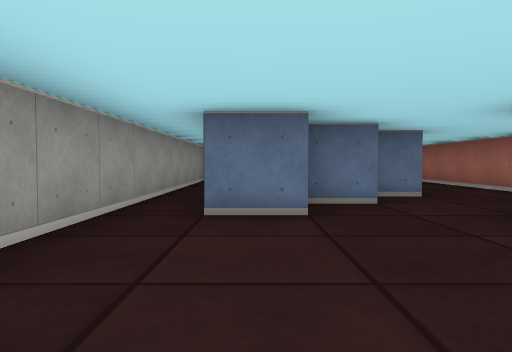
[1] (above)

24 first-person views from a walk through a cub3D ray-caster map. The camera is about half as high as the walls, tilts 2° down and sees 70° across. The floor is counted in squares. Each view is taken from the middle of a square. On the plan, view 1 faces up. The plan holds only what a view shows up to about 9 squares ahead; the rest is blank.

[2]
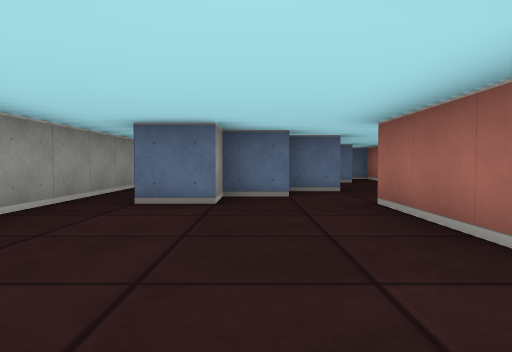

[3]
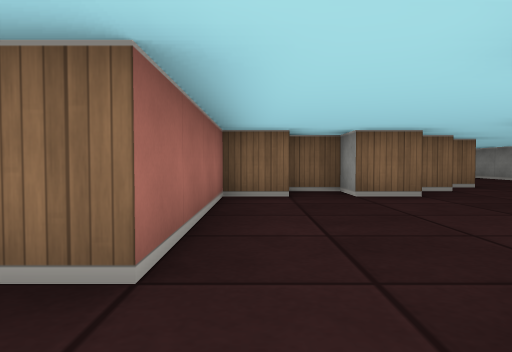

[4]
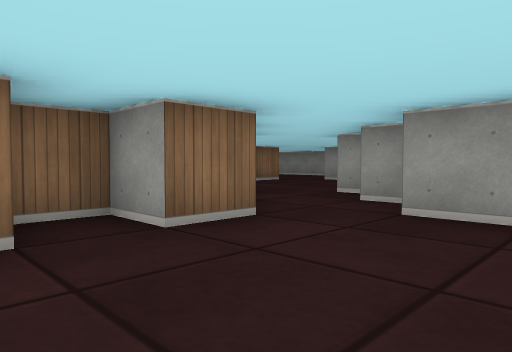

[5]
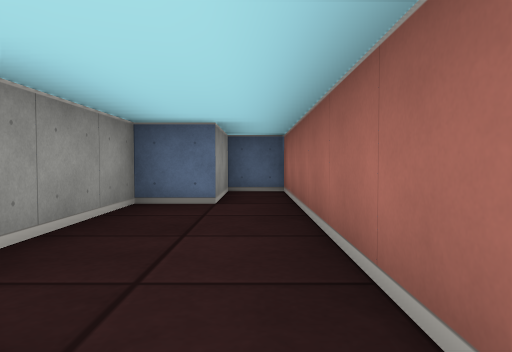

[6]
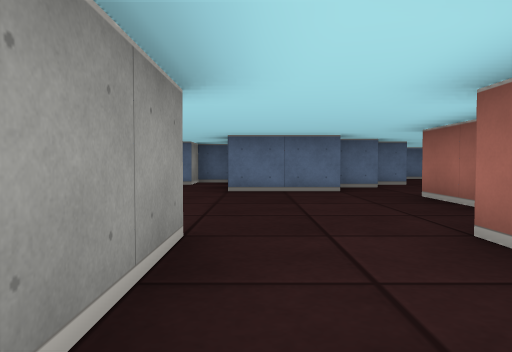

[7]
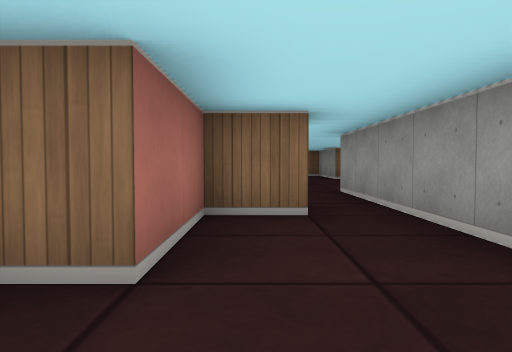

[8]
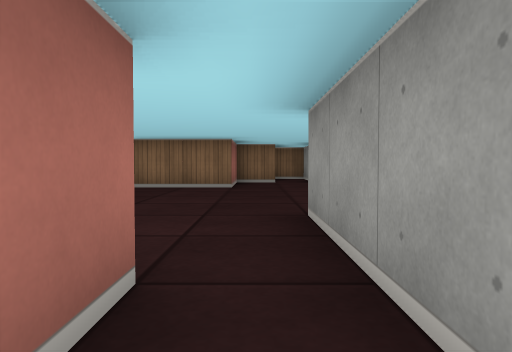

[9]
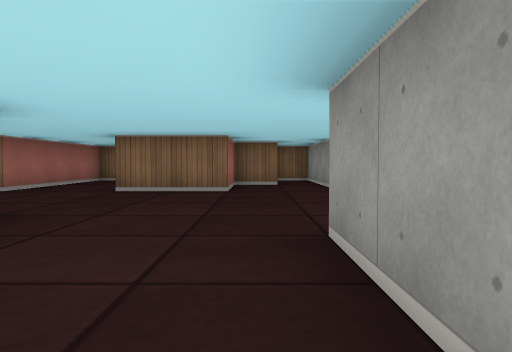

[10]
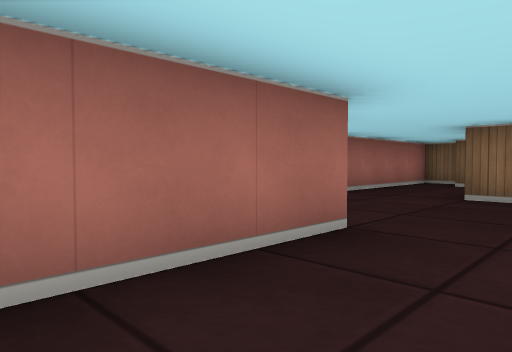

[11]
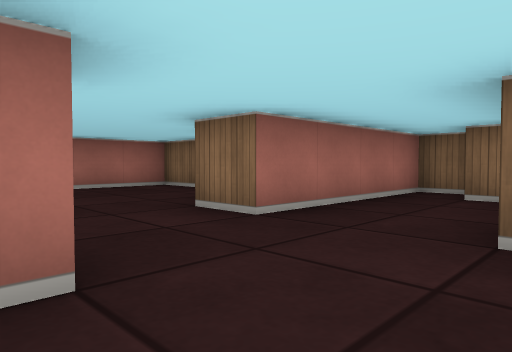

[12]
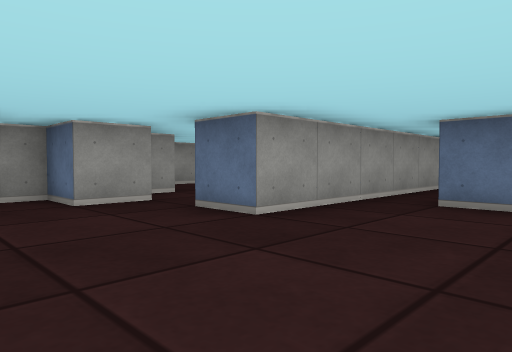

[13]
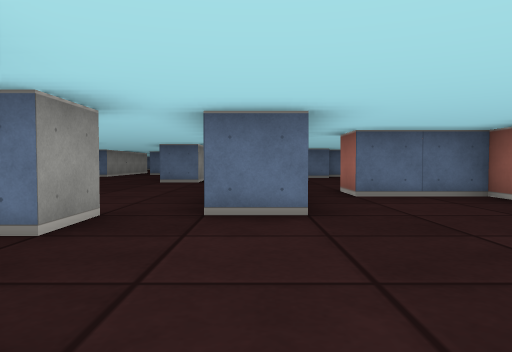

[14]
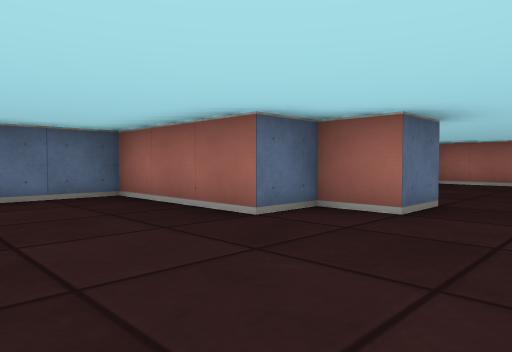

[15]
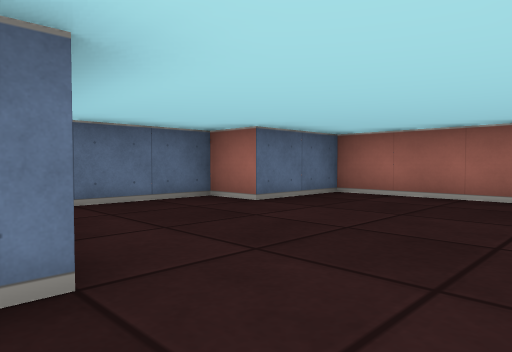

[16]
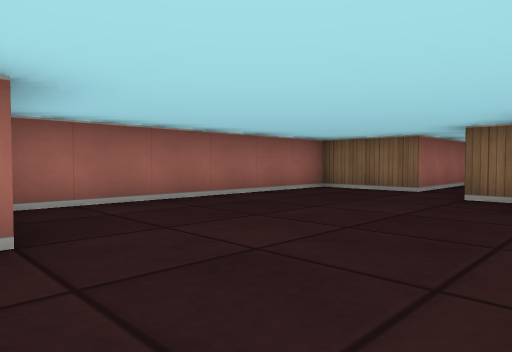

[17]
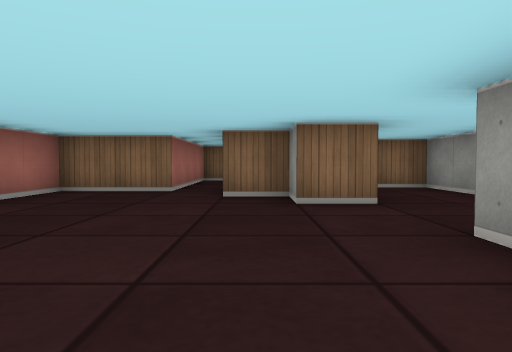

[18]
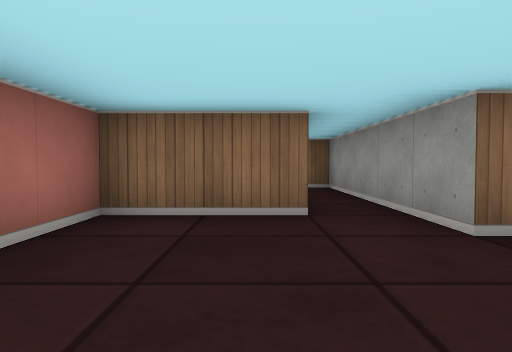

[19]
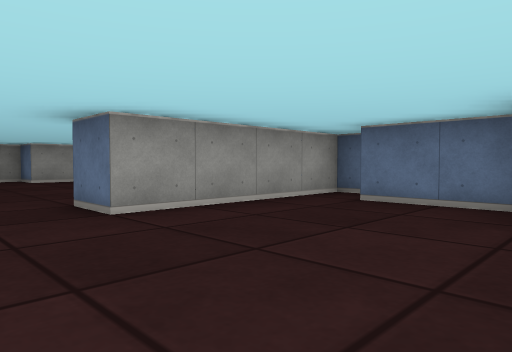

[20]
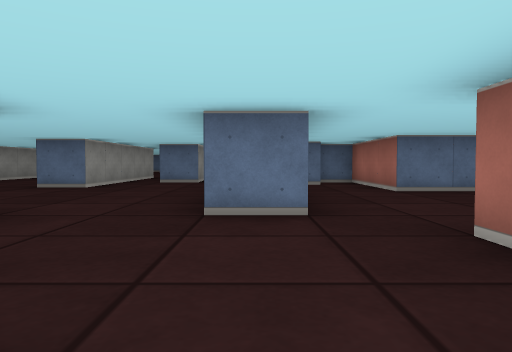

[21]
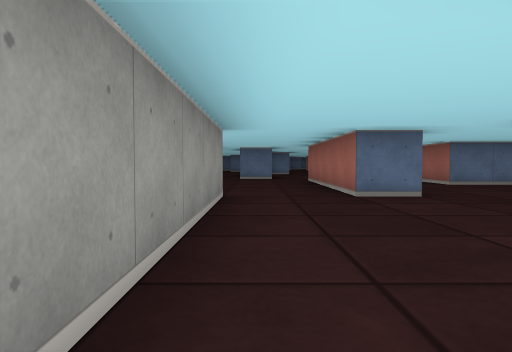

[22]
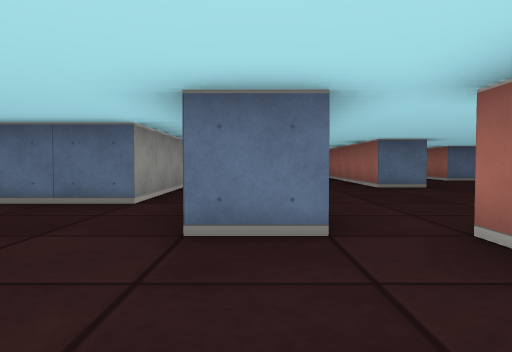

[23]
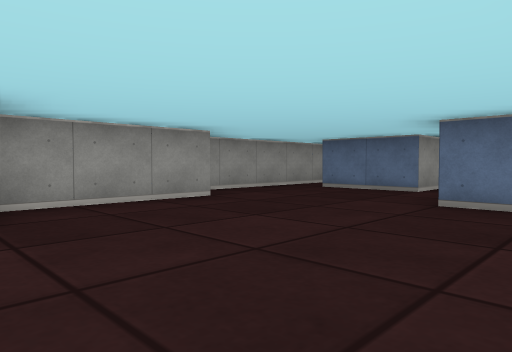

[24]
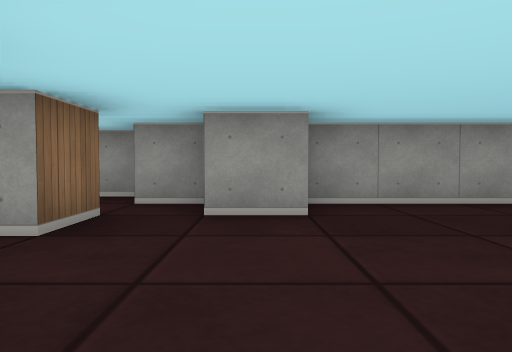

### Floor plan
Points are (right, up) in squares from view 1. A wall is a line through its corners. A room is listed if a view was taken in it or the views show most of it. See-through windows are left out.
Room 1 (views 1, 7, 8)
walls: (-2.5, -3.9) (-2.5, -2.5) (-2, -2.5); (-3.5, -1) (-3.5, -1.5) (-5.5, -1.5) (-5.5, 1); (-5.5, -5.5) (-5.5, -7.5); (-1.5, -1.5) (-0.9, -1.5); (-2.5, 0.1) (-2.5, -0.5) (-3.2, -0.5); (-0.6, -0.5) (0.5, -0.5); (-1.5, 0.5) (-2.2, 0.5); (-4.5, -7.5) (-3.5, -7.5) (-3.5, -5.5) (-2.9, -5.5); (-6.5, 1) (-6.5, 0.5) (-6.9, 0.5)
ways out: opening at (-0.5, 0) to room 2; opening at (-5, -8) to room 3; opening at (-6.5, -5) to room 5
Room 2 (views 2, 3, 4, 5)
walls: (1.6, 4.5) (0.5, 4.5) (0.5, 3.5) (-0.5, 3.5); (2.6, 5.5) (1.5, 5.5); (4.5, 4.6) (4.5, 10.5) (3.5, 10.5) (3.5, 8.5) (2.5, 8.5) (2.5, 6.1); (1.4, -0.5) (2.5, -0.5) (2.5, 3.5) (3.1, 3.5); (0.5, -0.5) (0.5, -1.5) (1.5, -1.5); (-1.5, 9) (-1.5, 0.5)
ways out: opening at (-0.5, 0) to room 1
Room 3 (views 6, 9, 10, 11, 12, 13, 14, 15)
walls: (-2.5, -15.8) (-2.5, -17.5) (-1.5, -17.5); (-6.5, -15.5) (-6.5, -17); (-0.5, -12.5) (-1.5, -12.5) (-1.5, -11.5) (-2.5, -11.5) (-2.5, -8.5) (-4.5, -8.5) (-4.5, -7.5); (-5.6, -16.5) (-4.5, -16.5) (-4.5, -14.5) (-2.5, -14.5); (-7.5, -10.4) (-7.5, -11.5) (-8.5, -11.5) (-8.5, -12.1); (-5.5, -7.5) (-5.5, -10.5) (-6.5, -10.5); (-1.2, -18.5) (-0.5, -18.5) (-0.5, -14.5) (0.5, -14.5)
ways out: opening at (-5, -8) to room 1; opening at (-0.5, -13.5) to room 4; opening at (-7, -10) to room 5
Room 4 (views 16, 17, 18, 19)
walls: (0.5, -14.5) (0.5, -15.5) (1.5, -15.5) (1.5, -20.5) (2, -20.5); (0, -8.5) (-0.5, -8.5) (-0.5, -12.5); (2.5, -19.2) (2.5, -16.5) (4.5, -16.5) (4.5, -10.5) (2.5, -10.5) (2.5, -9.5) (0.5, -9.5)
ways out: opening at (-0.5, -13.5) to room 3
Room 5 (view 20)
walls: (-8.5, -9.5) (-8.5, -10); (-7.4, -4.5) (-8.5, -4.5); (-10.5, -4.5) (-10.5, -9.5)
ways out: opening at (-6.5, -5) to room 1; opening at (-7, -10) to room 3; opening at (-10, -10) to room 6; opening at (-9.5, -4)
Room 6 (views 21, 22, 23, 24)
walls: (-14.5, -10.4) (-14.5, -13.4); (-10.5, -9.5) (-11.5, -9.5); (-13.5, -13.4) (-13.5, -14.5); (-15.5, -6.8) (-15.5, -9.8); (-14.5, -14.6) (-14.5, -15.5); (-13.5, -15.5) (-12.5, -15.5); (-12.5, -4.5) (-12.5, -7.5) (-14.5, -7.5)
ways out: opening at (-10, -10) to room 5; opening at (-14, -16)

Where each view was taken, in squares from view 1:
view 1: 0 up, 0 right, facing up
view 2: 1 down, 1 right, facing up
view 3: 5 up, 2 right, facing down
view 4: 2 up, 2 right, facing down-left
view 5: 4 up, 4 right, facing up
view 6: 8 down, 5 left, facing up
view 7: 4 down, 4 left, facing down
view 8: 7 down, 5 left, facing down
view 9: 8 down, 5 left, facing down
view 10: 9 down, 4 left, facing down-right
view 11: 12 down, 3 left, facing down-right
view 12: 13 down, 3 left, facing up-left
view 13: 14 down, 6 left, facing up
view 14: 14 down, 5 left, facing up-right
view 15: 14 down, 1 left, facing up-right
view 16: 10 down, 0 right, facing down-right
view 17: 10 down, 1 right, facing down
view 18: 13 down, 3 right, facing down
view 19: 14 down, 3 right, facing up-left
view 20: 8 down, 8 left, facing up
view 21: 10 down, 10 left, facing up
view 22: 12 down, 11 left, facing up
view 23: 14 down, 10 left, facing up-left
view 24: 14 down, 10 left, facing left
